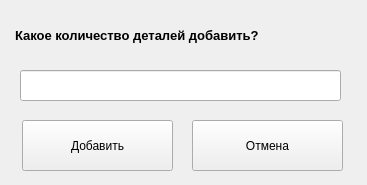
<?xml version="1.0" encoding="UTF-8"?>
<ui version="4.0">
 <class>Form</class>
 <widget class="QWidget" name="Form">
  <property name="geometry">
   <rect>
    <x>0</x>
    <y>0</y>
    <width>367</width>
    <height>185</height>
   </rect>
  </property>
  <property name="windowTitle">
   <string/>
  </property>
  <property name="styleSheet">
   <string notr="true"/>
  </property>
  <widget class="QLabel" name="label">
   <property name="geometry">
    <rect>
     <x>15</x>
     <y>10</y>
     <width>351</width>
     <height>51</height>
    </rect>
   </property>
   <property name="font">
    <font>
     <pointsize>10</pointsize>
     <weight>75</weight>
     <bold>true</bold>
     <underline>false</underline>
     <strikeout>false</strikeout>
     <kerning>true</kerning>
    </font>
   </property>
   <property name="text">
    <string>Какое количество деталей добавить?</string>
   </property>
  </widget>
  <widget class="QPushButton" name="pushButton">
   <property name="geometry">
    <rect>
     <x>22</x>
     <y>120</y>
     <width>151</width>
     <height>51</height>
    </rect>
   </property>
   <property name="font">
    <font>
     <pointsize>9</pointsize>
    </font>
   </property>
   <property name="styleSheet">
    <string notr="true"/>
   </property>
   <property name="text">
    <string>Добавить</string>
   </property>
  </widget>
  <widget class="QPushButton" name="pushButton_2">
   <property name="geometry">
    <rect>
     <x>192</x>
     <y>120</y>
     <width>151</width>
     <height>51</height>
    </rect>
   </property>
   <property name="font">
    <font>
     <pointsize>9</pointsize>
    </font>
   </property>
   <property name="text">
    <string>Отмена</string>
   </property>
  </widget>
  <widget class="QLineEdit" name="lineEdit">
   <property name="geometry">
    <rect>
     <x>20</x>
     <y>70</y>
     <width>321</width>
     <height>31</height>
    </rect>
   </property>
   <property name="font">
    <font>
     <family>Calibri</family>
     <pointsize>12</pointsize>
     <weight>75</weight>
     <bold>true</bold>
    </font>
   </property>
   <property name="text">
    <string/>
   </property>
   <property name="alignment">
    <set>Qt::AlignCenter</set>
   </property>
  </widget>
 </widget>
 <resources/>
 <connections/>
</ui>
